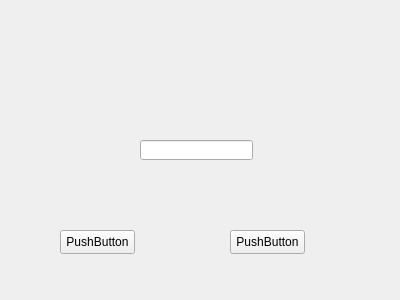
<?xml version="1.0" encoding="UTF-8"?>
<ui version="4.0">
 <class>Form</class>
 <widget class="QWidget" name="Form">
  <property name="geometry">
   <rect>
    <x>0</x>
    <y>0</y>
    <width>400</width>
    <height>300</height>
   </rect>
  </property>
  <property name="windowTitle">
   <string>Form</string>
  </property>
  <widget class="QtBoxStyleLineEdit3" name="lineEdit">
   <property name="geometry">
    <rect>
     <x>140</x>
     <y>140</y>
     <width>113</width>
     <height>20</height>
    </rect>
   </property>
  </widget>
  <widget class="QPushButton" name="pushButton">
   <property name="geometry">
    <rect>
     <x>60</x>
     <y>230</y>
     <width>75</width>
     <height>24</height>
    </rect>
   </property>
   <property name="text">
    <string>PushButton</string>
   </property>
  </widget>
  <widget class="QPushButton" name="pushButton_2">
   <property name="geometry">
    <rect>
     <x>230</x>
     <y>230</y>
     <width>75</width>
     <height>24</height>
    </rect>
   </property>
   <property name="text">
    <string>PushButton</string>
   </property>
  </widget>
 </widget>
 <customwidgets>
  <customwidget>
   <class>QtBoxStyleLineEdit3</class>
   <extends>QLineEdit</extends>
   <header location="global">QtBoxStyleLineEdit3</header>
  </customwidget>
 </customwidgets>
 <resources/>
 <connections/>
</ui>
